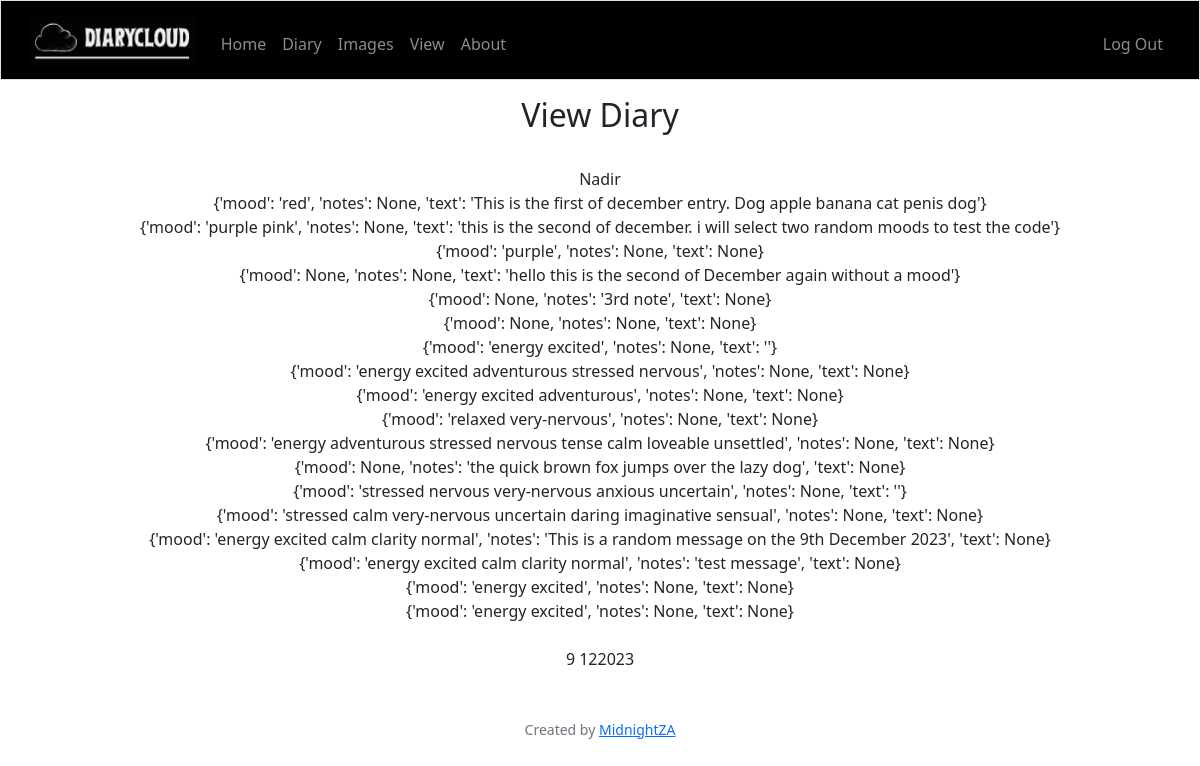
The app's page /view (signed in) with its own data.
### tables this page shows
CREATE TABLE 'userdata' ("id" INTEGER PRIMARY KEY AUTOINCREMENT UNIQUE NOT NULL, "mood" TEXT, "user_id" TEXT NOT NULL, 'year'  DATETIME NOT NULL  , 'month'  DATETIME NOT NULL  , 'day'  DATETIME NOT NULL  , 'notes' TEXT, 'image' BLOB, 'text' TEXT, FOREIGN KEY ("user_id") REFERENCES users(id));

### app.py (the view, shortened to what this page needs)
@app.route("/view", methods=["GET"])
@login_required
def view():
    userid = db.execute("SELECT name FROM users WHERE id = ?;", session['user_id'])[0]['name'].capitalize()
    apology = ""
    if request.method == "GET":
        date = datetime.now()
        year = date.year
        month = date.month
        day = date.day
        try:
            text_db = db.execute("SELECT mood, notes, text FROM userdata WHERE user_id=? AND year=?;",session['user_id'],year)
        except:
            text_db = "No text found from GET"
        return render_template("view.html", name=userid, text_db=text_db, day=day, month=month, year=year, apology=apology)

### app.py (called while the page is built)
@app.after_request
def after_request(response):
    response.headers["Cache-Control"] = "no-cache, no-store, must-revalidate"
    response.headers["Expires"] = 0
    response.headers["Pragma"] = "no-cache"
    return response

### helpers.py (called while the page is built)
def login_required(f):
    @wraps(f)
    def decorated_function(*args, **kwargs):
        if session.get("user_id") is None:
            return redirect("/login")
        return f(*args, **kwargs)
    return decorated_function

### templates/view.html (shortened to what this page needs)
{% extends "layout.html" %}
{% block main %}
    <div>
        <h2>View Diary</h2>
        <br>
        <div class="diaryview">
            {{ name }}
            <br>
            {% for row in text_db %}
                {{row}}
                <br>
            {% endfor %}
            <br>
            {{ day }} {{ month }}{{ year }}
            <br>
        </div>
    </div>
{% endblock %}

### records on screen
userdata: row "{'mood': 'red', 'notes': None, 'text': 'This is the first of december entry. Dog apple banana cat penis dog'}"
userdata: row "{'mood': 'purple pink', 'notes': None, 'text': 'this is the second of december. i will select two random moods to test the code'}"
userdata: row "{'mood': 'purple', 'notes': None, 'text': None}"
userdata: row "{'mood': None, 'notes': None, 'text': 'hello this is the second of December again without a mood'}"
userdata: row "{'mood': None, 'notes': '3rd note', 'text': None}"
userdata: row "{'mood': 'energy excited', 'notes': None, 'text': ''}"
userdata: row "{'mood': 'energy excited adventurous stressed nervous', 'notes': None, 'text': None}"
userdata: row "{'mood': 'energy excited adventurous', 'notes': None, 'text': None}"
userdata: row "{'mood': 'relaxed very-nervous', 'notes': None, 'text': None}"
userdata: row "{'mood': 'energy adventurous stressed nervous tense calm loveable unsettled', 'notes': None, 'text': None}"
userdata: row "{'mood': None, 'notes': 'the quick brown fox jumps over the lazy dog', 'text': None}"
userdata: row "{'mood': 'stressed nervous very-nervous anxious uncertain', 'notes': None, 'text': ''}"
userdata: row "{'mood': 'stressed calm very-nervous uncertain daring imaginative sensual', 'notes': None, 'text': None}"
userdata: row "{'mood': 'energy excited calm clarity normal', 'notes': 'This is a random message on the 9th December 2023', 'text': None}"
userdata: row "{'mood': 'energy excited calm clarity normal', 'notes': 'test message', 'text': None}"
userdata: row "{'mood': 'energy excited', 'notes': None, 'text': None}"
userdata: row "{'mood': 'energy excited', 'notes': None, 'text': None}"

### other values on screen
{{ name }} "Nadir"
{{ row }} "{'mood': None, 'notes': None, 'text': None}"
{{ year }} "2023"
